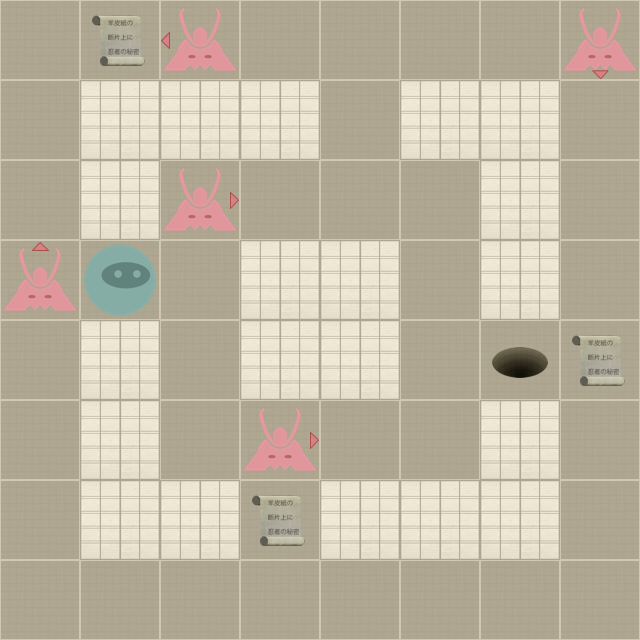

This game map was drawn from its Tiled (.tmx) file and the tilesets committed beside it. A one-line description and the trimmed map source follow:
An orthogonal 8x8 tile map with 80x80 px tiles, 2 tile layers (Level, Actors).

<map version="1.0" orientation="orthogonal" width="8" height="8" tilewidth="80" tileheight="80">
 <properties>
  <property name="moves" value="16" />
 </properties>
 <tileset firstgid="1" name="tiles" tilewidth="80" tileheight="80" spacing="2" margin="2">
  <image source="tiles-ipad.png" width="512" height="512" />
  <tile id="0">
   <properties>
    <property name="actor" value="exit" />
   </properties>
  </tile>
  <tile id="2">
   <properties>
    <property name="actor" value="guard" />
    <property name="direction" value="down" />
   </properties>
  </tile>
  <tile id="3">
   <properties>
    <property name="actor" value="guard" />
    <property name="direction" value="left" />
   </properties>
  </tile>
  <tile id="4">
   <properties>
    <property name="actor" value="guard" />
    <property name="direction" value="right" />
   </properties>
  </tile>
  <tile id="5">
   <properties>
    <property name="actor" value="guard" />
    <property name="direction" value="up" />
   </properties>
  </tile>
  <tile id="7">
   <properties>
    <property name="actor" value="player" />
   </properties>
  </tile>
  <tile id="8">
   <properties>
    <property name="actor" value="scroll" />
   </properties>
  </tile>
  <tile id="9">
   <properties>
    <property name="wall" value="1" />
   </properties>
  </tile>
 </tileset>
 <layer name="Level" width="8" height="8">
  <data>[64 cells, 64 non-empty, 2 distinct tile ids]</data>
 </layer>
 <layer name="Actors" width="8" height="8">
  <data>[64 cells, 10 non-empty, 7 distinct tile ids]</data>
 </layer>
</map>
